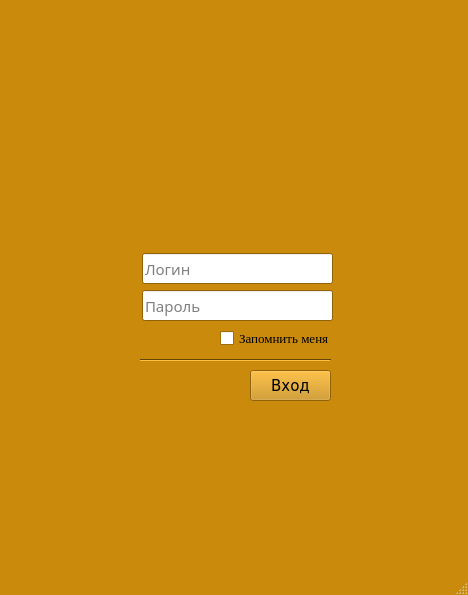
<?xml version="1.0" encoding="UTF-8"?>
<ui version="4.0">
 <class>Enter</class>
 <widget class="QMainWindow" name="Enter">
  <property name="geometry">
   <rect>
    <x>0</x>
    <y>0</y>
    <width>468</width>
    <height>595</height>
   </rect>
  </property>
  <property name="palette">
   <palette>
    <active>
     <colorrole role="WindowText">
      <brush brushstyle="SolidPattern">
       <color alpha="255">
        <red>0</red>
        <green>0</green>
        <blue>0</blue>
       </color>
      </brush>
     </colorrole>
     <colorrole role="Button">
      <brush brushstyle="SolidPattern">
       <color alpha="255">
        <red>202</red>
        <green>139</green>
        <blue>12</blue>
       </color>
      </brush>
     </colorrole>
     <colorrole role="Light">
      <brush brushstyle="SolidPattern">
       <color alpha="255">
        <red>255</red>
        <green>192</green>
        <blue>63</blue>
       </color>
      </brush>
     </colorrole>
     <colorrole role="Midlight">
      <brush brushstyle="SolidPattern">
       <color alpha="255">
        <red>228</red>
        <green>165</green>
        <blue>37</blue>
       </color>
      </brush>
     </colorrole>
     <colorrole role="Dark">
      <brush brushstyle="SolidPattern">
       <color alpha="255">
        <red>101</red>
        <green>69</green>
        <blue>6</blue>
       </color>
      </brush>
     </colorrole>
     <colorrole role="Mid">
      <brush brushstyle="SolidPattern">
       <color alpha="255">
        <red>135</red>
        <green>93</green>
        <blue>8</blue>
       </color>
      </brush>
     </colorrole>
     <colorrole role="Text">
      <brush brushstyle="SolidPattern">
       <color alpha="255">
        <red>0</red>
        <green>0</green>
        <blue>0</blue>
       </color>
      </brush>
     </colorrole>
     <colorrole role="BrightText">
      <brush brushstyle="SolidPattern">
       <color alpha="255">
        <red>255</red>
        <green>255</green>
        <blue>255</blue>
       </color>
      </brush>
     </colorrole>
     <colorrole role="ButtonText">
      <brush brushstyle="SolidPattern">
       <color alpha="255">
        <red>0</red>
        <green>0</green>
        <blue>0</blue>
       </color>
      </brush>
     </colorrole>
     <colorrole role="Base">
      <brush brushstyle="SolidPattern">
       <color alpha="255">
        <red>255</red>
        <green>255</green>
        <blue>255</blue>
       </color>
      </brush>
     </colorrole>
     <colorrole role="Window">
      <brush brushstyle="SolidPattern">
       <color alpha="255">
        <red>202</red>
        <green>139</green>
        <blue>12</blue>
       </color>
      </brush>
     </colorrole>
     <colorrole role="Shadow">
      <brush brushstyle="SolidPattern">
       <color alpha="255">
        <red>0</red>
        <green>0</green>
        <blue>0</blue>
       </color>
      </brush>
     </colorrole>
     <colorrole role="AlternateBase">
      <brush brushstyle="SolidPattern">
       <color alpha="255">
        <red>228</red>
        <green>197</green>
        <blue>133</blue>
       </color>
      </brush>
     </colorrole>
     <colorrole role="ToolTipBase">
      <brush brushstyle="SolidPattern">
       <color alpha="255">
        <red>255</red>
        <green>255</green>
        <blue>220</blue>
       </color>
      </brush>
     </colorrole>
     <colorrole role="ToolTipText">
      <brush brushstyle="SolidPattern">
       <color alpha="255">
        <red>0</red>
        <green>0</green>
        <blue>0</blue>
       </color>
      </brush>
     </colorrole>
    </active>
    <inactive>
     <colorrole role="WindowText">
      <brush brushstyle="SolidPattern">
       <color alpha="255">
        <red>0</red>
        <green>0</green>
        <blue>0</blue>
       </color>
      </brush>
     </colorrole>
     <colorrole role="Button">
      <brush brushstyle="SolidPattern">
       <color alpha="255">
        <red>202</red>
        <green>139</green>
        <blue>12</blue>
       </color>
      </brush>
     </colorrole>
     <colorrole role="Light">
      <brush brushstyle="SolidPattern">
       <color alpha="255">
        <red>255</red>
        <green>192</green>
        <blue>63</blue>
       </color>
      </brush>
     </colorrole>
     <colorrole role="Midlight">
      <brush brushstyle="SolidPattern">
       <color alpha="255">
        <red>228</red>
        <green>165</green>
        <blue>37</blue>
       </color>
      </brush>
     </colorrole>
     <colorrole role="Dark">
      <brush brushstyle="SolidPattern">
       <color alpha="255">
        <red>101</red>
        <green>69</green>
        <blue>6</blue>
       </color>
      </brush>
     </colorrole>
     <colorrole role="Mid">
      <brush brushstyle="SolidPattern">
       <color alpha="255">
        <red>135</red>
        <green>93</green>
        <blue>8</blue>
       </color>
      </brush>
     </colorrole>
     <colorrole role="Text">
      <brush brushstyle="SolidPattern">
       <color alpha="255">
        <red>0</red>
        <green>0</green>
        <blue>0</blue>
       </color>
      </brush>
     </colorrole>
     <colorrole role="BrightText">
      <brush brushstyle="SolidPattern">
       <color alpha="255">
        <red>255</red>
        <green>255</green>
        <blue>255</blue>
       </color>
      </brush>
     </colorrole>
     <colorrole role="ButtonText">
      <brush brushstyle="SolidPattern">
       <color alpha="255">
        <red>0</red>
        <green>0</green>
        <blue>0</blue>
       </color>
      </brush>
     </colorrole>
     <colorrole role="Base">
      <brush brushstyle="SolidPattern">
       <color alpha="255">
        <red>255</red>
        <green>255</green>
        <blue>255</blue>
       </color>
      </brush>
     </colorrole>
     <colorrole role="Window">
      <brush brushstyle="SolidPattern">
       <color alpha="255">
        <red>202</red>
        <green>139</green>
        <blue>12</blue>
       </color>
      </brush>
     </colorrole>
     <colorrole role="Shadow">
      <brush brushstyle="SolidPattern">
       <color alpha="255">
        <red>0</red>
        <green>0</green>
        <blue>0</blue>
       </color>
      </brush>
     </colorrole>
     <colorrole role="AlternateBase">
      <brush brushstyle="SolidPattern">
       <color alpha="255">
        <red>228</red>
        <green>197</green>
        <blue>133</blue>
       </color>
      </brush>
     </colorrole>
     <colorrole role="ToolTipBase">
      <brush brushstyle="SolidPattern">
       <color alpha="255">
        <red>255</red>
        <green>255</green>
        <blue>220</blue>
       </color>
      </brush>
     </colorrole>
     <colorrole role="ToolTipText">
      <brush brushstyle="SolidPattern">
       <color alpha="255">
        <red>0</red>
        <green>0</green>
        <blue>0</blue>
       </color>
      </brush>
     </colorrole>
    </inactive>
    <disabled>
     <colorrole role="WindowText">
      <brush brushstyle="SolidPattern">
       <color alpha="255">
        <red>101</red>
        <green>69</green>
        <blue>6</blue>
       </color>
      </brush>
     </colorrole>
     <colorrole role="Button">
      <brush brushstyle="SolidPattern">
       <color alpha="255">
        <red>202</red>
        <green>139</green>
        <blue>12</blue>
       </color>
      </brush>
     </colorrole>
     <colorrole role="Light">
      <brush brushstyle="SolidPattern">
       <color alpha="255">
        <red>255</red>
        <green>192</green>
        <blue>63</blue>
       </color>
      </brush>
     </colorrole>
     <colorrole role="Midlight">
      <brush brushstyle="SolidPattern">
       <color alpha="255">
        <red>228</red>
        <green>165</green>
        <blue>37</blue>
       </color>
      </brush>
     </colorrole>
     <colorrole role="Dark">
      <brush brushstyle="SolidPattern">
       <color alpha="255">
        <red>101</red>
        <green>69</green>
        <blue>6</blue>
       </color>
      </brush>
     </colorrole>
     <colorrole role="Mid">
      <brush brushstyle="SolidPattern">
       <color alpha="255">
        <red>135</red>
        <green>93</green>
        <blue>8</blue>
       </color>
      </brush>
     </colorrole>
     <colorrole role="Text">
      <brush brushstyle="SolidPattern">
       <color alpha="255">
        <red>101</red>
        <green>69</green>
        <blue>6</blue>
       </color>
      </brush>
     </colorrole>
     <colorrole role="BrightText">
      <brush brushstyle="SolidPattern">
       <color alpha="255">
        <red>255</red>
        <green>255</green>
        <blue>255</blue>
       </color>
      </brush>
     </colorrole>
     <colorrole role="ButtonText">
      <brush brushstyle="SolidPattern">
       <color alpha="255">
        <red>101</red>
        <green>69</green>
        <blue>6</blue>
       </color>
      </brush>
     </colorrole>
     <colorrole role="Base">
      <brush brushstyle="SolidPattern">
       <color alpha="255">
        <red>202</red>
        <green>139</green>
        <blue>12</blue>
       </color>
      </brush>
     </colorrole>
     <colorrole role="Window">
      <brush brushstyle="SolidPattern">
       <color alpha="255">
        <red>202</red>
        <green>139</green>
        <blue>12</blue>
       </color>
      </brush>
     </colorrole>
     <colorrole role="Shadow">
      <brush brushstyle="SolidPattern">
       <color alpha="255">
        <red>0</red>
        <green>0</green>
        <blue>0</blue>
       </color>
      </brush>
     </colorrole>
     <colorrole role="AlternateBase">
      <brush brushstyle="SolidPattern">
       <color alpha="255">
        <red>202</red>
        <green>139</green>
        <blue>12</blue>
       </color>
      </brush>
     </colorrole>
     <colorrole role="ToolTipBase">
      <brush brushstyle="SolidPattern">
       <color alpha="255">
        <red>255</red>
        <green>255</green>
        <blue>220</blue>
       </color>
      </brush>
     </colorrole>
     <colorrole role="ToolTipText">
      <brush brushstyle="SolidPattern">
       <color alpha="255">
        <red>0</red>
        <green>0</green>
        <blue>0</blue>
       </color>
      </brush>
     </colorrole>
    </disabled>
   </palette>
  </property>
  <property name="windowTitle">
   <string>Авторизация</string>
  </property>
  <property name="windowIcon">
   <iconset>
    <normaloff>icon/email.png</normaloff>icon/email.png</iconset>
  </property>
  <property name="windowOpacity">
   <double>1.080000000000000</double>
  </property>
  <property name="autoFillBackground">
   <bool>true</bool>
  </property>
  <widget class="QWidget" name="centralwidget">
   <widget class="Line" name="line">
    <property name="geometry">
     <rect>
      <x>140</x>
      <y>350</y>
      <width>191</width>
      <height>20</height>
     </rect>
    </property>
    <property name="orientation">
     <enum>Qt::Horizontal</enum>
    </property>
   </widget>
   <widget class="QPushButton" name="pushEnter">
    <property name="geometry">
     <rect>
      <x>250</x>
      <y>370</y>
      <width>81</width>
      <height>31</height>
     </rect>
    </property>
    <property name="font">
     <font>
      <family>Verdana</family>
      <pointsize>11</pointsize>
     </font>
    </property>
    <property name="cursor">
     <cursorShape>ArrowCursor</cursorShape>
    </property>
    <property name="mouseTracking">
     <bool>true</bool>
    </property>
    <property name="text">
     <string>Вход</string>
    </property>
   </widget>
   <widget class="QLineEdit" name="Login">
    <property name="geometry">
     <rect>
      <x>142</x>
      <y>253</y>
      <width>191</width>
      <height>31</height>
     </rect>
    </property>
    <property name="font">
     <font>
      <family>Calibri Light</family>
      <pointsize>11</pointsize>
     </font>
    </property>
    <property name="tabletTracking">
     <bool>true</bool>
    </property>
    <property name="acceptDrops">
     <bool>false</bool>
    </property>
    <property name="text">
     <string/>
    </property>
    <property name="readOnly">
     <bool>false</bool>
    </property>
    <property name="placeholderText">
     <string>Логин</string>
    </property>
   </widget>
   <widget class="QLineEdit" name="Password">
    <property name="geometry">
     <rect>
      <x>142</x>
      <y>290</y>
      <width>191</width>
      <height>31</height>
     </rect>
    </property>
    <property name="font">
     <font>
      <family>Calibri Light</family>
      <pointsize>11</pointsize>
     </font>
    </property>
    <property name="placeholderText">
     <string>Пароль</string>
    </property>
   </widget>
   <widget class="QCheckBox" name="checkBox">
    <property name="geometry">
     <rect>
      <x>220</x>
      <y>330</y>
      <width>111</width>
      <height>17</height>
     </rect>
    </property>
    <property name="font">
     <font>
      <family>Times New Roman</family>
      <pointsize>10</pointsize>
     </font>
    </property>
    <property name="text">
     <string>Запомнить меня</string>
    </property>
   </widget>
   <widget class="QLabel" name="label">
    <property name="geometry">
     <rect>
      <x>200</x>
      <y>180</y>
      <width>71</width>
      <height>61</height>
     </rect>
    </property>
    <property name="text">
     <string/>
    </property>
    <property name="pixmap">
     <pixmap>icon/email.png</pixmap>
    </property>
    <property name="scaledContents">
     <bool>true</bool>
    </property>
   </widget>
  </widget>
  <widget class="QStatusBar" name="statusbar"/>
 </widget>
 <resources/>
 <connections/>
</ui>
